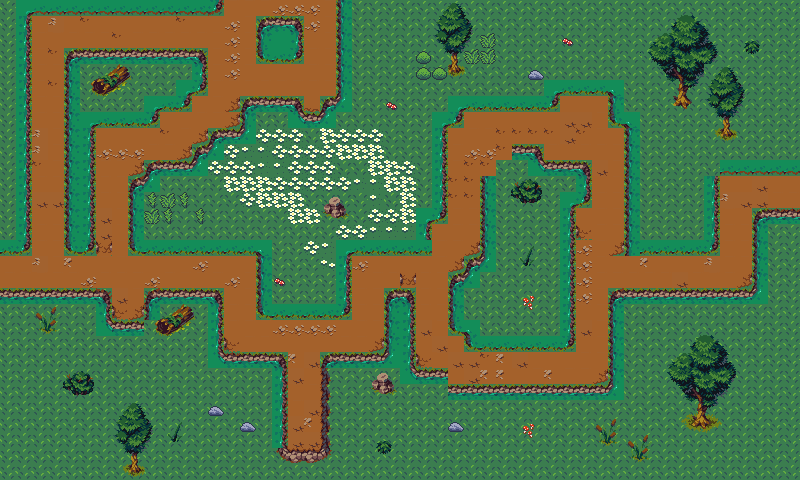

This is a level from a 2D game, rendered from its Tiled map with the project's own tilesets. A one-line summary and the map file follow, with tile-layer data summarised:
An orthogonal 50x30 tile map with 16x16 px tiles, 2 tile layers (Слой тайлов 2, Слой тайлов 1), 4 tilesets and 90 objects.

<map version="1.10" tiledversion="1.11.0" orientation="orthogonal" renderorder="left-down" width="50" height="30" tilewidth="16" tileheight="16" infinite="0" nextlayerid="13" nextobjectid="109">
 <editorsettings>
  <export target="map_title2..tmx" format="tmx" />
 </editorsettings>
 <tileset firstgid="1" name="Decorations" tilewidth="16" tileheight="16" tilecount="256" columns="16">
  <image source="Decorations.png" width="256" height="256" />
 </tileset>
 <tileset firstgid="257" name="GRASS+" tilewidth="16" tileheight="16" tilecount="350" columns="25">
  <image source="GRASS+.png" width="400" height="224" />
  <tile id="130">
   <objectgroup draworder="index" id="3">
    <object id="2" x="0.253265" y="-0.379897" width="16.0823" height="16.3356" />
   </objectgroup>
  </tile>
 </tileset>
 <tileset firstgid="607" name="Tileset" tilewidth="16" tileheight="16" tilecount="120" columns="8">
  <image source="Tileset.png" width="128" height="240" />
 </tileset>
 <tileset firstgid="727" name="Water+" tilewidth="16" tileheight="16" tilecount="168" columns="12">
  <image source="Water+.png" width="192" height="224" />
 </tileset>
 <layer id="2" name="Слой тайлов 2" width="50" height="30">
  <data>[1500 cells, 1500 non-empty, 1 distinct tile ids]</data>
 </layer>
 <objectgroup id="4" name="berries">
  <object id="7" x="273" y="74">
   <point />
  </object>
  <object id="8" x="587" y="129">
   <point />
  </object>
 </objectgroup>
 <objectgroup id="5" name="candies">
  <object id="9" x="303" y="430">
   <point />
  </object>
  <object id="13" x="322" y="47">
   <point />
  </object>
 </objectgroup>
 <objectgroup id="6" name="finish">
  <object id="105" x="784.667" y="173.333" width="15.3333" height="36" />
 </objectgroup>
 <layer id="1" name="Слой тайлов 1" width="50" height="30">
  <data>[1500 cells, 1500 non-empty, 167 distinct tile ids]</data>
 </layer>
 <objectgroup id="8" name="tower">
  <object id="17" x="266" y="196.667">
   <point />
  </object>
 </objectgroup>
 <objectgroup id="9" name="walkable" visible="0">
  <object id="18" x="2" y="258" width="253.5" height="30.5" />
  <object id="19" x="97.5" y="128" width="29.5" height="132.5" />
  <object id="20" x="125" y="129" width="36.5" height="30.5" />
  <object id="21" x="114.5" y="149.5" width="28.5" height="24" />
  <object id="22" x="156" y="130" width="36.5" height="29" />
  <object id="23" x="161.5" y="112.5" width="74" height="17.5" />
  <object id="24" x="184.5" y="123.5" width="26.5" height="19" />
  <object id="25" x="192" y="95.5" width="47" height="18" />
  <object id="26" x="209" y="62" width="127.5" height="33.5" />
  <object id="27" x="303.5" y="77" width="17" height="32" />
  <object id="28" x="224.5" y="-0.5" width="111.5" height="15" />
  <object id="29" x="303" y="-1.5" width="33.5" height="69.5" />
  <object id="30" x="225.5" y="1" width="30.5" height="72" />
  <object id="31" x="33" y="13" width="203" height="36.5" />
  <object id="33" x="209" y="34.5" width="28" height="38" />
  <object id="34" x="32" y="42" width="32" height="221" />
  <object id="36" x="114" y="277.5" width="28" height="41" />
  <object id="37" x="222" y="273.5" width="34" height="77" />
  <object id="38" x="224" y="319.5" width="160.5" height="32" />
  <object id="39" x="283.5" y="319.5" width="39.5" height="130" />
  <object id="40" x="353" y="256" width="31" height="81.5" />
  <object id="41" x="354" y="256" width="94.5" height="31" />
  <object id="42" x="415.5" y="255.5" width="32.5" height="112.5" />
  <object id="43" x="432.5" y="223.5" width="48" height="29.5" />
  <object id="44" x="444" y="239.5" width="21" height="32" />
  <object id="45" x="448.5" y="128" width="30.5" height="109" />
  <object id="46" x="464.5" y="112" width="29.5" height="61" />
  <object id="47" x="480.5" y="113.5" width="128" height="28" />
  <object id="48" x="489" y="131" width="22" height="27.5" />
  <object id="49" x="560" y="96" width="47" height="63" />
  <object id="50" x="543.5" y="139" width="80.5" height="20" />
  <object id="51" x="601.5" y="126" width="21.5" height="20" />
  <object id="52" x="589.5" y="151.5" width="33.5" height="136" />
  <object id="53" x="576" y="209" width="30.5" height="173" />
  <object id="54" x="443" y="349.5" width="164" height="33.5" />
  <object id="55" x="440.5" y="335.5" width="23" height="14.5" />
  <object id="56" x="604.5" y="256.5" width="147.5" height="31" />
  <object id="57" x="720.5" y="175.5" width="30.5" height="99" />
  <object id="58" x="735.5" y="175.5" width="64.5" height="32" />
  <object id="59" x="745.5" y="194.5" />
 </objectgroup>
 <objectgroup id="10" name="start">
  <object id="61" x="2.5" y="258.5" width="27" height="29" />
 </objectgroup>
 <objectgroup id="12" name="blocked">
  <object id="62" x="6" y="290" width="97.3333" height="36" />
  <object id="63" x="101.333" y="323.333" width="52" height="40.6667" />
  <object id="64" x="148" y="290" width="72" height="70.6667" />
  <object id="65" x="127.333" y="190" width="143.333" height="65.3333" />
  <object id="66" x="288" y="273.333" />
  <object id="67" x="262" y="234" width="84.6667" height="84.6667" />
  <object id="68" x="150.667" y="194" height="0.666667" />
  <object id="69" x="298" y="108.667">
   <polygon points="0,0 -54.6667,-1.33333 -48.6667,21.3333 -78.6667,29.3333 -89.3333,39.3333 -96,42.6667 -117.333,60 -145.333,60.6667 -161.333,79.3333" />
  </object>
  <object id="70" x="336" y="1.33333" width="44.6667" height="122.667" />
  <object id="71" x="327.333" y="104.667" width="20" height="44" />
  <object id="72" x="288.667" y="119.333" width="37.3333" height="0.666667" />
  <object id="73" x="274.667" y="109.333" width="70" height="50" />
  <object id="74" x="-2.66667" y="2" width="229.333" height="14.6667" />
  <object id="75" x="-20" y="56.6667" />
  <object id="76" x="-6.66667" y="-36" width="41.3333" height="287.333" />
  <object id="77" x="343.333" y="190" width="85.3333" height="51.3333" />
  <object id="78" x="336" y="226" width="90" height="25.3333" />
  <object id="79" x="424.667" y="120.667" width="22" height="102" />
  <object id="80" x="434.667" y="88" width="28" height="37.3333" />
  <object id="81" x="446.667" y="79.3333" width="114" height="31.3333" />
  <object id="82" x="533.333" y="55.3333" width="96.6667" height="37.3333" />
  <object id="83" x="608" y="81.3333" width="34" height="42.6667" />
  <object id="84" x="620" y="119.333" width="98" height="132.667" />
  <object id="85" x="708" y="143.333" width="95.3333" height="32.6667" />
  <object id="86" x="751.333" y="211.333" width="54.6667" height="102.667" />
  <object id="87" x="610" y="286.667" width="151.333" height="115.333" />
  <object id="88" x="498.667" y="159.333" width="47.3333" height="181.333" />
  <object id="89" x="484.667" y="167.333" width="98.6667" height="38" />
  <object id="90" x="484.667" y="198" width="84" height="148.667" />
  <object id="91" x="470" y="267.333" width="28" height="77.3333" />
  <object id="92" x="455.333" y="283.333" width="36" height="44.6667" />
  <object id="93" x="414" y="385.333" width="213.333" height="57.3333" />
  <object id="94" x="388.667" y="295.333" width="24" height="142" />
  <object id="95" x="327.333" y="375.333" width="118" height="28" />
  <object id="96" x="325.333" y="358.667" width="88" height="110" />
  <object id="97" x="204.667" y="364.667" width="76" height="116" />
  <object id="98" x="266.667" y="462.667" width="82.6667" height="19.3333" />
  <object id="99" x="72" y="58.6667" width="129.333" height="30" />
  <object id="100" x="68" y="78.6667" width="116.667" height="26" />
  <object id="101" x="70.6667" y="97.3333" width="82.6667" height="24" />
  <object id="102" x="66.6667" y="80" width="22.6667" height="169.333" />
  <object id="103" x="259.333" y="20.6667" width="40" height="37.3333" />
 </objectgroup>
</map>
